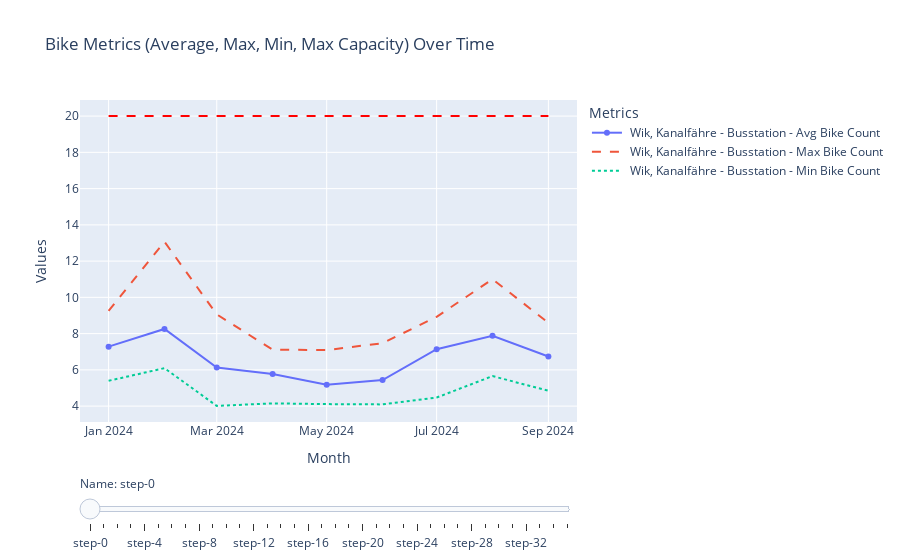

The code cell stored with this chart in its notebook:
### Code cell
import pandas as pd
import plotly.graph_objects as go

# Assuming 'Days in full_date' is already in datetime format
df3['Days in full_date'] = pd.to_datetime(df3['Days in full_date'], dayfirst=True)

# Create a new column for Year-Month
df3['Year-Month'] = df3['Days in full_date'].dt.to_period('M')

# Group by 'name' and 'Year-Month' to calculate average, min, and max for the values
df_agg = df3.groupby(['name', 'Year-Month']).agg({
    'Average bike_count': ['mean', 'min', 'max'],
    '# of unique dropoff_hub_id': ['mean', 'min', 'max'],
    '# of unique pickup_hub_id': ['mean', 'min', 'max'],
    'maximum_capacity': 'first'  # Since maximum_capacity is the same for each 'name', just take the first
}).reset_index()

# Flatten MultiIndex columns
df_agg.columns = ['name', 'Year-Month', 'avg_bike_count', 'min_bike_count', 'max_bike_count',
                  'avg_dropoff', 'min_dropoff', 'max_dropoff',
                  'avg_pickup', 'min_pickup', 'max_pickup', 'maximum_capacity']

# Initialize the plotly figure
fig = go.Figure()

# Create traces for each 'name' value with a slider
names = df_agg['name'].unique()

# Loop over each 'name' and create corresponding traces for avg, min, max values and maximum_capacity
for name in names:
    df_filtered = df_agg[df_agg['name'] == name]
    
    # Add average line
    fig.add_trace(go.Scatter(x=df_filtered['Year-Month'].astype(str), y=df_filtered['avg_bike_count'], 
                             mode='lines+markers', name=f'{name} - Avg Bike Count', visible=False))
    
    # Add max line
    fig.add_trace(go.Scatter(x=df_filtered['Year-Month'].astype(str), y=df_filtered['max_bike_count'], 
                             mode='lines', name=f'{name} - Max Bike Count', visible=False, line=dict(dash='dash')))
    
    # Add min line
    fig.add_trace(go.Scatter(x=df_filtered['Year-Month'].astype(str), y=df_filtered['min_bike_count'], 
                             mode='lines', name=f'{name} - Min Bike Count', visible=False, line=dict(dash='dot')))
    
    # Add horizontal dashed red line for maximum_capacity
    fig.add_trace(go.Scatter(x=df_filtered['Year-Month'].astype(str), 
                             y=[df_filtered['maximum_capacity'].values[0]] * len(df_filtered),
                             mode='lines', name=f'{name} - Max Capacity', visible=False,
                             line=dict(color='red', dash='dash'), showlegend=False))

# Make the first 'name' visible by default
for i in range(4):  # The first 4 traces (avg, max, min, and max_capacity) of the first 'name'
    fig.data[i].visible = True

# Create steps for the slider (one step for each 'name')
steps = []
for i, name in enumerate(names):
    step = dict(
        method="update",
        args=[{"visible": [False] * len(fig.data)},  # Hide all traces initially
              {"title": f"Bike Data for {name}"}],  # Update the plot title based on the 'name'
    )
    
    # Make the corresponding traces for this 'name' visible
    step["args"][0]["visible"][i*4] = True  # Show average line
    step["args"][0]["visible"][i*4 + 1] = True  # Show max line
    step["args"][0]["visible"][i*4 + 2] = True  # Show min line
    step["args"][0]["visible"][i*4 + 3] = True  # Show max_capacity line
    steps.append(step)

# Create slider
sliders = [dict(
    active=0,
    currentvalue={"prefix": "Name: "},
    pad={"t": 50},
    steps=steps
)]

# Update layout
fig.update_layout(
    sliders=sliders,
    title="Bike Metrics (Average, Max, Min, Max Capacity) Over Time",
    xaxis_title="Month",
    yaxis_title="Values",
    legend_title="Metrics"
)

# Show plot
fig.show()
